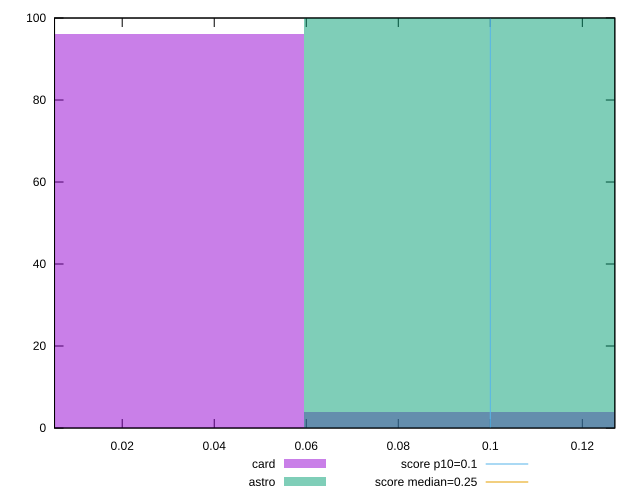

Recreate this plot in gnuplot.
reset

$card <<EOF
0.11883472697654508 4
0 96
EOF

$astro <<EOF
0.11883472697654508 100
EOF

set key outside below
set boxwidth 0.11883472697654508
set xrange [0.005289688110351562:0.12706176386939155]
set yrange [0:100]
set trange [0:100]
set style fill transparent solid 0.5 noborder

set parametric
set terminal svg size 640, 500 enhanced background rgb 'white'
set output "reports/report_00031_2021-02-24T23-18-18.084Z/cumulative-layout-shift/comparison/histogram/2_vs_3.svg"

plot $card title "card" with boxes, \
     $astro title "astro" with boxes, \
     0.1,t title "score p10=0.1", \
     0.25,t title "score median=0.25"

reset
